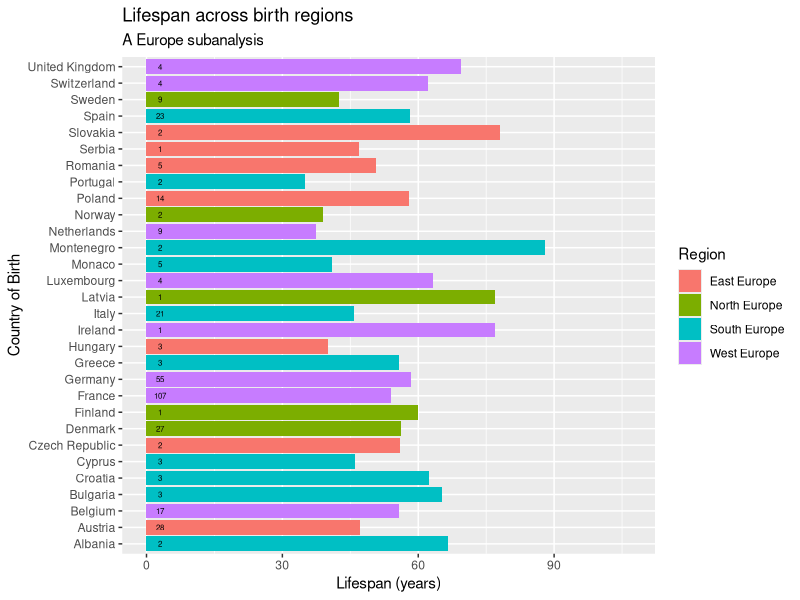
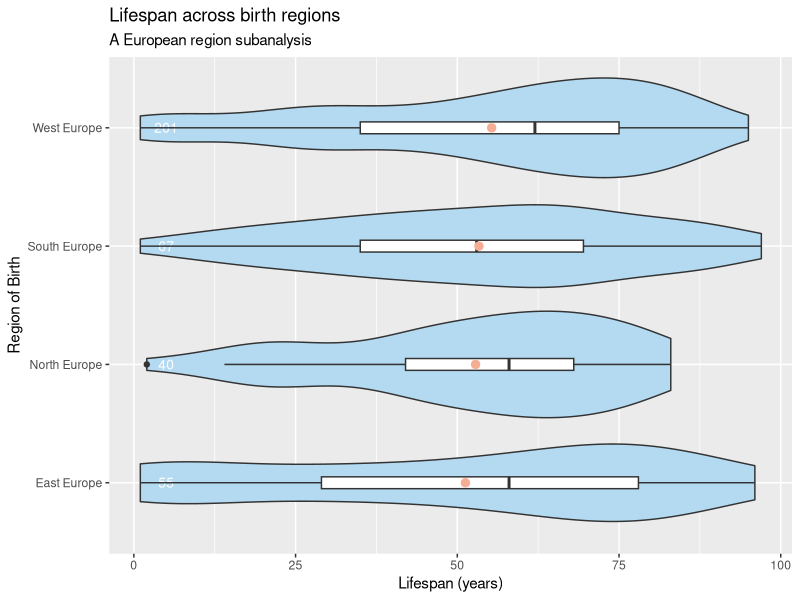
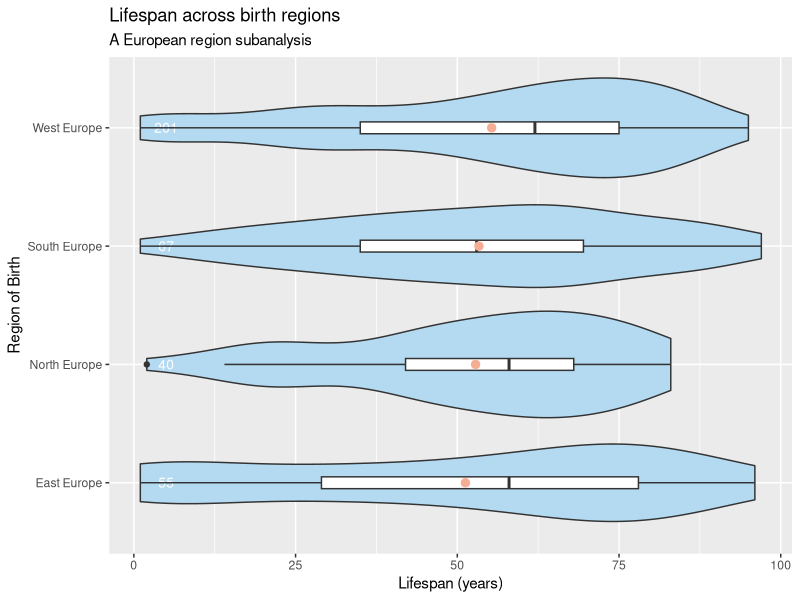

Here is the R script that generated these plots, in order:
library(tidyverse)
library(ggthemes)

royals_countries = read_csv("country_royals.csv")
filtered_count <- royals_countries|>
  rename('title_label' = 'ontology/title', 
         'birthYear' = 'ontology/birthYear', 'deathYear' = 'ontology/deathYear')|>
  filter(deathYear > birthYear)|>
  mutate(lifespan = deathYear - birthYear )|>
  filter(lifespan < 700)|>
  filter(!is.na(birthCountry))

region_mapping = read_csv("region_mapping.csv")

filtered_count <- left_join(filtered_count, region_mapping, by="birthCountry")

filtered_count <- filtered_count|>
  filter(continent == "Europe")

#count = count(region_mapping,region)

royals_country <- ggplot(data = filtered_count)+
  aes(x = birthCountry, fill = region)+
  geom_bar(aes(y = lifespan),
           stat = "summary",
           fun = "mean") +
  geom_text(aes(label=after_stat(count)), stat="count", size = 2, y=3)+
  theme(text = element_text(family = 'sans'))+
  labs(title = "Lifespan across birth regions",
       subtitle = "A Europe subanalysis",
       fill = "Region")+
  xlab("Country of Birth")+
  ylab("Lifespan (years)")+
  coord_flip()

print(royals_country)

#ggsave("birth_country_lifespan.pdf")

#violin plot
royals_violin <- ggplot(data = filtered_count)+
  aes(x = region, y = lifespan)+
  geom_violin(fill = '#B3DAF1') +
  geom_text(aes(label=after_stat(count)), stat="count", size = 3.5, y=5, color = 'white')+
  theme(text = element_text(family = 'sans'))+
  labs(title = "Lifespan across birth regions",
       subtitle = "A European region subanalysis",
       fill = "Region")+
  xlab("Region of Birth")+
  ylab("Lifespan (years)")+
  geom_boxplot(width = 0.1)+
  stat_summary(fun.y=mean, geom="point", size=2.5, color="#F5AD94")+
  coord_flip()  
  
print(royals_violin)

ggsave("birth_region_lifespan.pdf")